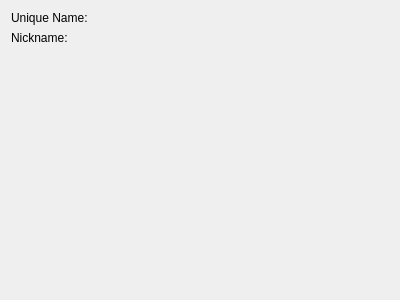
<?xml version="1.0" encoding="UTF-8"?>
<ui version="4.0">
 <class>IdentityInfo</class>
 <widget class="QWidget" name="IdentityInfo">
  <property name="geometry">
   <rect>
    <x>0</x>
    <y>0</y>
    <width>400</width>
    <height>300</height>
   </rect>
  </property>
  <property name="windowTitle">
   <string notr="true">IdentityInfo</string>
  </property>
  <layout class="QVBoxLayout" name="verticalLayout">
   <item>
    <widget class="QLabel" name="unique_name">
     <property name="text">
      <string>Unique Name:</string>
     </property>
    </widget>
   </item>
   <item>
    <widget class="QLabel" name="nickname">
     <property name="text">
      <string>Nickname:</string>
     </property>
    </widget>
   </item>
   <item>
    <widget class="EncodingList" name="encoding_list">
     <property name="sizePolicy">
      <sizepolicy hsizetype="Preferred" vsizetype="Maximum">
       <horstretch>0</horstretch>
       <verstretch>0</verstretch>
      </sizepolicy>
     </property>
    </widget>
   </item>
   <item>
    <widget class="QWidget" name="metadata_widget" native="true"/>
   </item>
   <item>
    <spacer name="verticalSpacer">
     <property name="orientation">
      <enum>Qt::Vertical</enum>
     </property>
     <property name="sizeHint" stdset="0">
      <size>
       <width>20</width>
       <height>40</height>
      </size>
     </property>
    </spacer>
   </item>
  </layout>
 </widget>
 <customwidgets>
  <customwidget>
   <class>EncodingList</class>
   <extends>QWidget</extends>
   <header>brainframe.client.ui.dialogs.identity_configuration.encoding_list.encoding_list</header>
  </customwidget>
 </customwidgets>
 <resources/>
 <connections>
  <connection>
   <sender>encoding_list</sender>
   <signal>delete_encoding_class_signal(QString)</signal>
   <receiver>IdentityInfo</receiver>
   <slot>delete_encoding_class_slot(QString)</slot>
   <hints>
    <hint type="sourcelabel">
     <x>110</x>
     <y>74</y>
    </hint>
    <hint type="destinationlabel">
     <x>3</x>
     <y>75</y>
    </hint>
   </hints>
  </connection>
 </connections>
 <slots>
  <slot>delete_encoding_class_slot(QString)</slot>
 </slots>
</ui>
